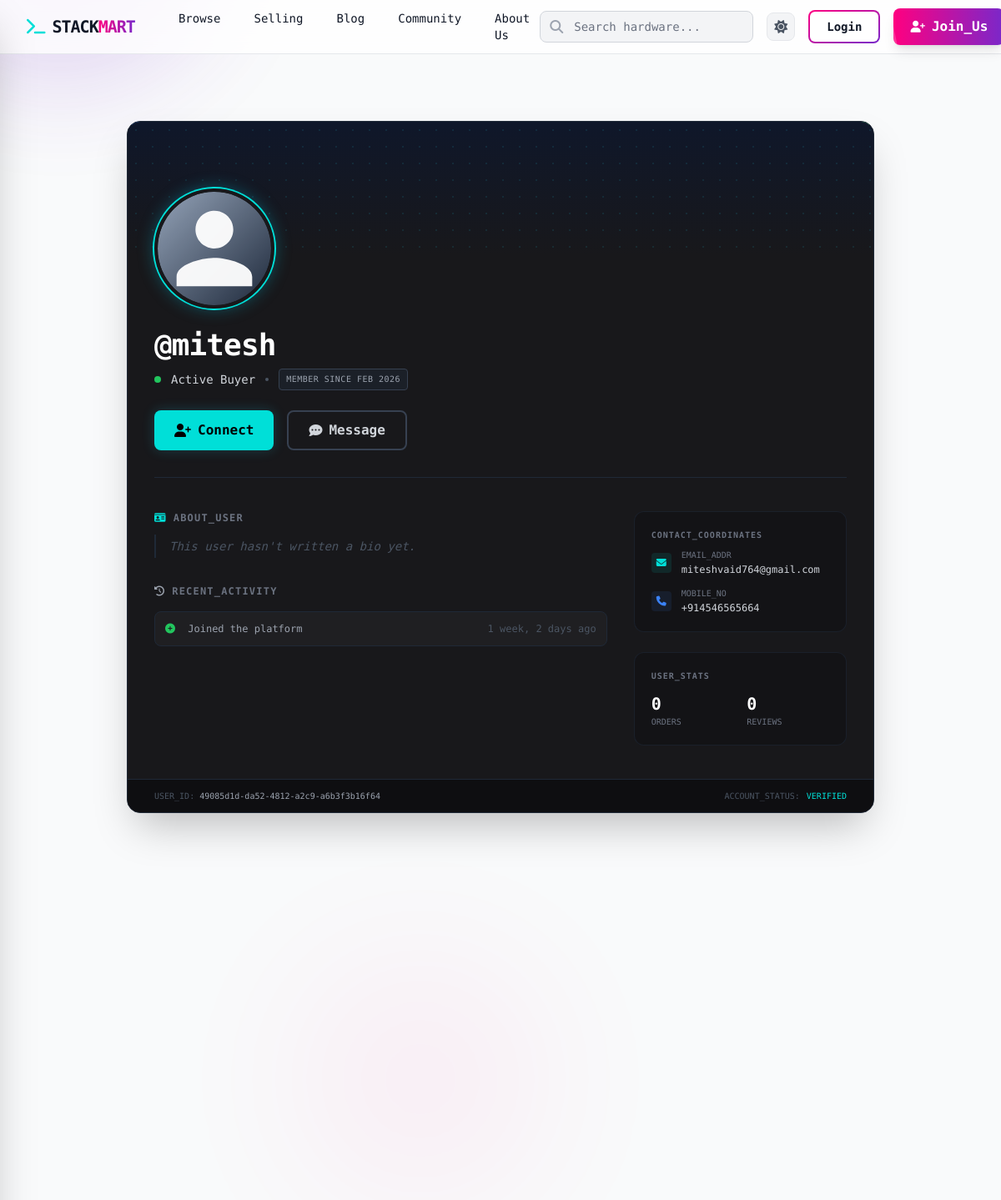
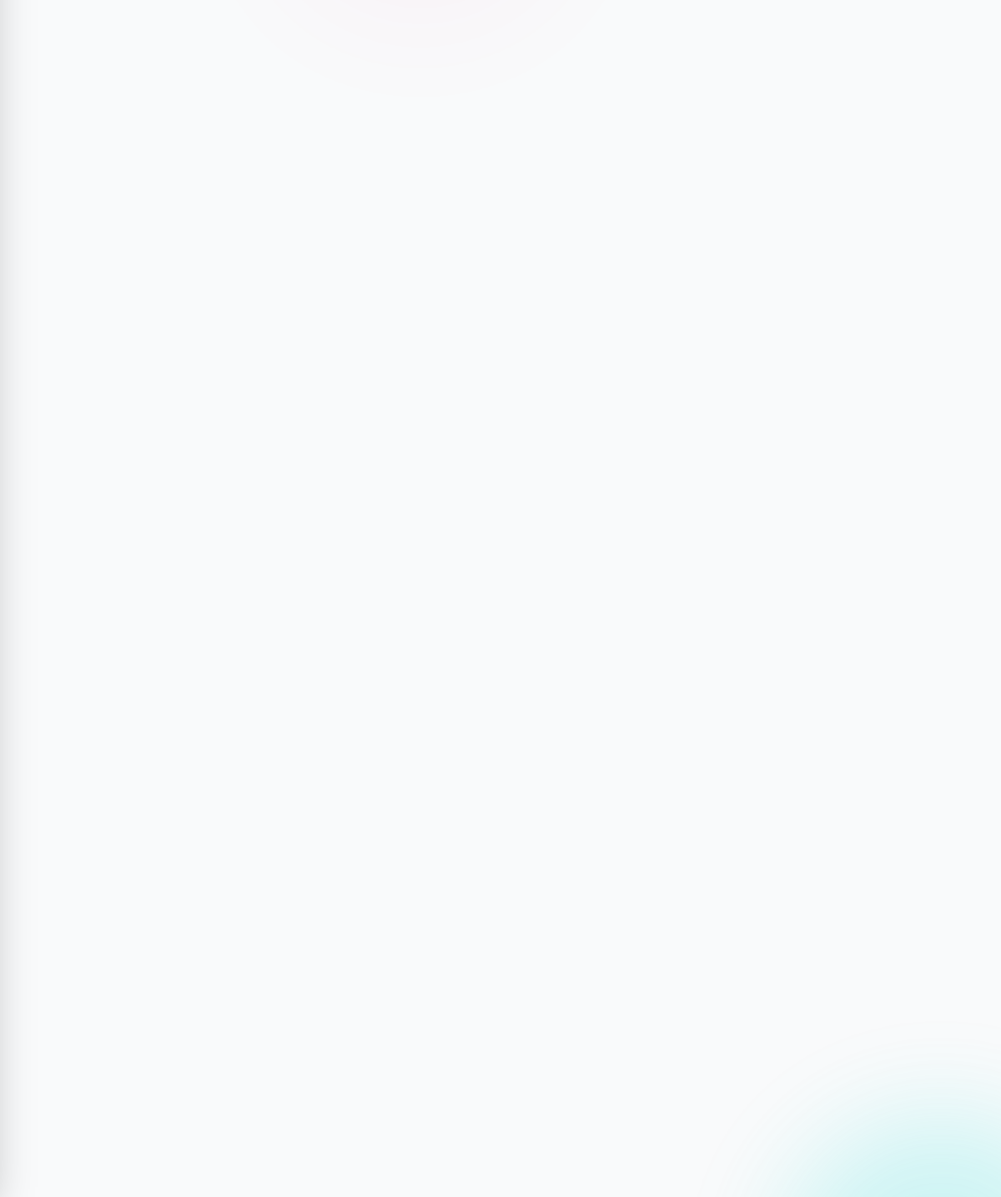
/profile/49085d1d-da52-4812-a2c9-a6b3f3b16f64, run on the app's committed database (2 pictures, top to bottom).
### apps/users/models.py (models this page shows, shortened)
class User(BaseClass):
    USER_TYPE_CHOICES = (
        ("buyer", "Buyer"),
        ("seller", "Seller"),
    )
    user_type = models.CharField(max_length=50, null=False, blank=False, choices=USER_TYPE_CHOICES)
    profile = models.ImageField(upload_to=profile_upload_path, default="defaults/user-avatar.svg")
    username = models.CharField(max_length=100,null=False,blank=False,unique=True)
    email = models.EmailField(max_length=100, null=False, blank=False, unique=True)
    mobile = models.CharField(max_length=100, null=False, blank=False, unique=True)
    pancard = models.FileField(upload_to=pancard_upload_path, null=False, blank=False)
    password = models.CharField(max_length=255, null=False, blank=False)
    is_active = models.BooleanField(default=False)
    is_mail_verified = models.BooleanField(default=False)
    last_login = models.DateTimeField(null=True, blank=True)

### apps/dashboard/views.py (the view)
# urls.py: path('profile/<uuid:user_id>', profilePublicView, name='profilePublicView'),
def profilePublicView(request,user_id):
    store={
            'seller':{'template_path':'dashboard/public_seller_profile.html'},
            'buyer':{'template_path':'dashboard/public_buyer_profile.html'},
        }
    getUser = get_object_or_404(User,id=user_id)
    context = {
        'existing_request':None,
        'next_url':request.path
    }
    if getUser.user_type=="seller" and hasattr(getUser,'seller_profile'):
        context['seller']=getUser.seller_profile
    else:
        context['buyer']=getUser
    if request.isAuthenticated:
        if getUser.id!=request.authenticated_user.id:
            context['existing_request'] = getExistingRequest(request.authenticated_user,getUser.id)
    return render(request,store[getUser.user_type]['template_path'],context)

### apps/dashboard/templates/dashboard/public_buyer_profile.html (shortened to what this page needs)
{% extends 'dashboard/base.html' %}
{% load static %}
{% block content %}
<div class="min-h-screen p-4 md:p-12 flex justify-center items-start">
    <div
        class="relative w-full max-w-4xl bg-[#18181b] rounded-2xl shadow-2xl border border-gray-800 overflow-hidden group">
        <div class="absolute top-0 left-0 w-full h-1 bg-gradient-to-r from-blue-500 via-brand-cyan to-green-400"></div>
        <div class="h-40 bg-gradient-to-b from-[#0f172a] to-[#18181b] relative overflow-hidden">
            <div class="absolute inset-0 opacity-10"
                style="background-image: radial-gradient(#22d3ee 1px, transparent 1px); background-size: 20px 20px;">
            </div>
        </div>
        <div class="px-8 pb-10 relative">
            <div class="-mt-20 mb-6 flex justify-between items-end">
                <div class="relative group">
                    <img src="{{ buyer.profile.url }}"
                        class="w-36 h-36 rounded-full object-cover border-4 border-[#18181b] shadow-2xl bg-[#18181b] ring-2 ring-brand-cyan shadow-[0_0_20px_rgba(6,182,212,0.4)]">
                </div>
            </div>
            <div
                class="flex flex-col md:flex-row md:items-start justify-between gap-6 mb-10 border-b border-gray-800 pb-8">
                <div class="flex-grow">
                    <h1 class="text-3xl md:text-4xl font-bold text-white font-mono tracking-tight mb-2">
                        @{{ buyer.username }}
                    </h1>
                    <div class="flex flex-wrap items-center gap-3 text-sm font-mono text-gray-400 mb-6">
                        <span class="w-2 h-2 rounded-full bg-green-500 animate-pulse"></span>
                        <span class="text-gray-300">Active Buyer</span>
                        <span class="w-1 h-1 rounded-full bg-gray-600"></span>
                        <span
                            class="uppercase text-[10px] border border-gray-700 bg-gray-800/50 px-2 py-0.5 rounded text-gray-400 tracking-wider">
                            Member since {{ buyer.created_at|date:"M Y" }}
                        </span>
                    </div>
                    {% if request.authenticated_user != buyer%}
                    <div class="flex flex-wrap gap-4 animate-fade-in-up">
                        {% if not request.isAuthenticated %}
                        <a href="{% url 'login' %}?next={{ next_url }}"
                            class="flex items-center gap-2 px-6 py-2.5 bg-brand-cyan text-black font-bold font-mono rounded-lg hover:brightness-110 transition-all shadow-[0_0_15px_rgba(34,211,238,0.2)]">
                            <i class="fa-solid fa-user-plus"></i> Connect
                        </a>
                        {% endif %}
                        {% if not request.isAuthenticated %}
                        <a href="{% url 'login' %}?next={{ next_url }}"
                            class="flex items-center gap-2 px-6 py-2.5 bg-transparent border-2 border-gray-700 text-gray-300 font-bold font-mono rounded-lg hover:border-gray-500 hover:text-white transition-all">
                            <i class="fa-solid fa-comment-dots"></i> Message
                        </a>
                        {% else %}
                        <a href="#"
                            class="flex items-center gap-2 px-6 py-2.5 bg-transparent border-2 border-gray-700 text-gray-300 font-bold font-mono rounded-lg hover:border-gray-500 hover:text-white transition-all">
                            <i class="fa-solid fa-comment-dots"></i> Message
                        </a>
                        {% endif %}
                    </div>
                    {% endif %}
                </div>
            </div>
            <div class="grid grid-cols-1 md:grid-cols-3 gap-8">
                <div class="md:col-span-2 space-y-8">
                    <div class="group">
                        <h3
                            class="text-xs font-bold text-gray-500 uppercase font-mono mb-3 tracking-widest flex items-center gap-2">
                            <i class="fa-solid fa-id-card text-brand-cyan"></i> About_User
                        </h3>
                        <div
                            class="text-gray-300 text-sm leading-7 font-mono border-l-2 border-gray-800 pl-4 group-hover:border-brand-cyan/50 transition-colors">
                            {% if buyer.bio %}
                            {{ buyer.bio|linebreaksbr }}
                            {% else %}
                            <span class="text-gray-600 italic">This user hasn't written a bio yet.</span>
                            {% endif %}
                        </div>
                    </div>
                    <div>
                        <h3
                            class="text-xs font-bold text-gray-500 uppercase font-mono mb-4 tracking-widest flex items-center gap-2">
                            <i class="fa-solid fa-clock-rotate-left text-gray-400"></i> Recent_Activity
                        </h3>
                        <div class="space-y-3">
                            <div
                                class="p-3 rounded-lg bg-[#27272a]/50 border border-gray-800 text-xs font-mono text-gray-400">
                                <i class="fa-solid fa-circle-plus text-green-500 mr-2"></i> Joined the platform
                                <span class="float-right text-gray-600">{{ buyer.created_at|timesince }} ago</span>
                            </div>
                        </div>
                    </div>
                </div>
                <div class="md:col-span-1 space-y-6">
                    <div
                        class="p-5 rounded-xl bg-[#131316] border border-gray-800/60 hover:border-gray-700 transition-colors">
                        <h3 class="text-[10px] font-bold text-gray-500 uppercase font-mono mb-3 tracking-widest">
                            Contact_Coordinates</h3>
                        <div class="space-y-4">
                            <div class="flex items-start gap-3">
                                <div
                                    class="mt-0.5 w-6 h-6 rounded bg-brand-cyan/10 flex items-center justify-center flex-shrink-0">
                                    <i class="fa-solid fa-envelope text-brand-cyan text-xs"></i>
                                </div>
                                <div class="overflow-hidden">
                                    <p class="text-[10px] text-gray-500 uppercase font-mono leading-none mb-1">
                                        Email_Addr</p>
                                    <p class="text-xs text-gray-300 font-mono truncate" title="{{ buyer.email }}">
                                        {{ buyer.email }}
                                    </p>
                                </div>
                            </div>
                            <div class="flex items-start gap-3">
                                <div
                                    class="mt-0.5 w-6 h-6 rounded bg-blue-500/10 flex items-center justify-center flex-shrink-0">
                                    <i class="fa-solid fa-phone text-blue-500 text-xs"></i>
                                </div>
                                <div>
                                    <p class="text-[10px] text-gray-500 uppercase font-mono leading-none mb-1">Mobile_No
                                    </p>
                                    <p class="text-xs text-gray-300 font-mono">
                                        {{ buyer.mobile|default:"Not set" }}
                                    </p>
                                </div>
                            </div>
                        </div>
                    </div>
                    <div
                        class="p-5 rounded-xl bg-[#131316] border border-gray-800/60 hover:border-gray-700 transition-colors">
                        <h3 class="text-[10px] font-bold text-gray-500 uppercase font-mono mb-3 tracking-widest">
                            User_Stats</h3>
                        <div class="grid grid-cols-2 gap-4">
                            <div>
                                <div class="text-xl font-bold text-white font-mono">0</div>
                                <div class="text-[10px] text-gray-500 uppercase font-mono">Orders</div>
                            </div>
                            <div>
                                <div class="text-xl font-bold text-white font-mono">0</div>
                                <div class="text-[10px] text-gray-500 uppercase font-mono">Reviews</div>
                            </div>
                        </div>
                    </div>
                </div>
            </div>
        </div>
        <div
            class="bg-[#0e0e11] py-3 px-8 border-t border-gray-800 flex justify-between items-center text-[10px] font-mono">
            <div class="text-gray-600">
                USER_ID: <span class="text-gray-400">{{ buyer.id}}</span>
            </div>
            <div class="flex items-center gap-2">
                <span class="text-gray-600">ACCOUNT_STATUS:</span>
                <span class="text-brand-cyan">VERIFIED</span>
            </div>
        </div>
    </div>
</div>
{% endblock %}

### data on the page
User: profile (picture), username "mitesh", created_at "FEB 2026", created_at "1 week, 2 days", email "miteshvaid764@gmail.com", mobile "+914546565664", id "49085d1d-da52-4812-a2c9-a6b3f3b16f64"
